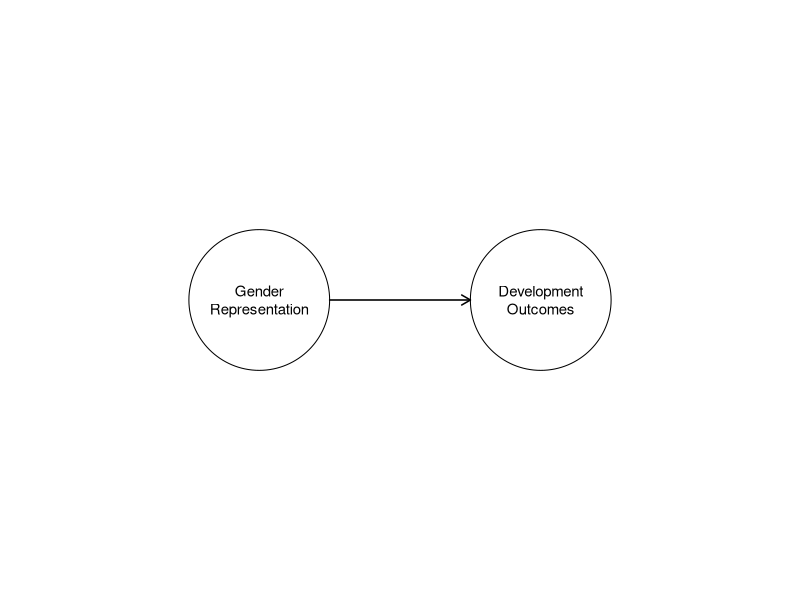
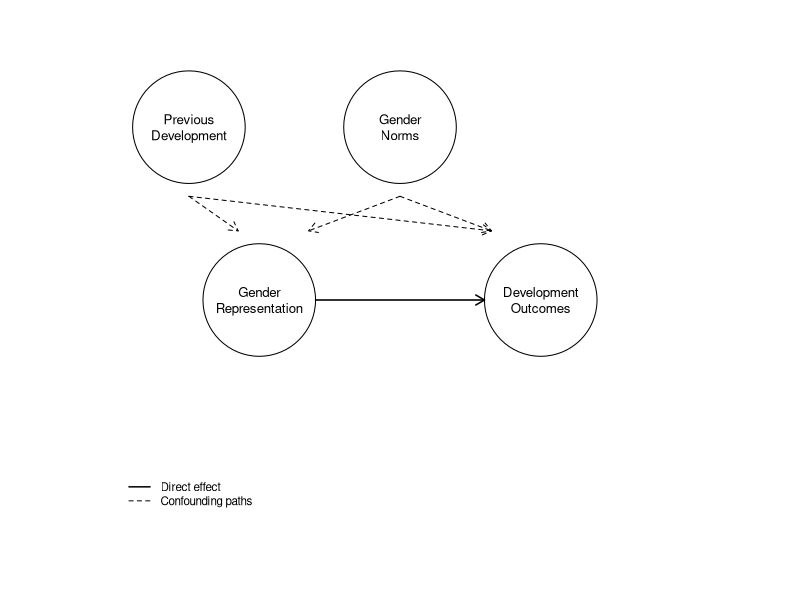
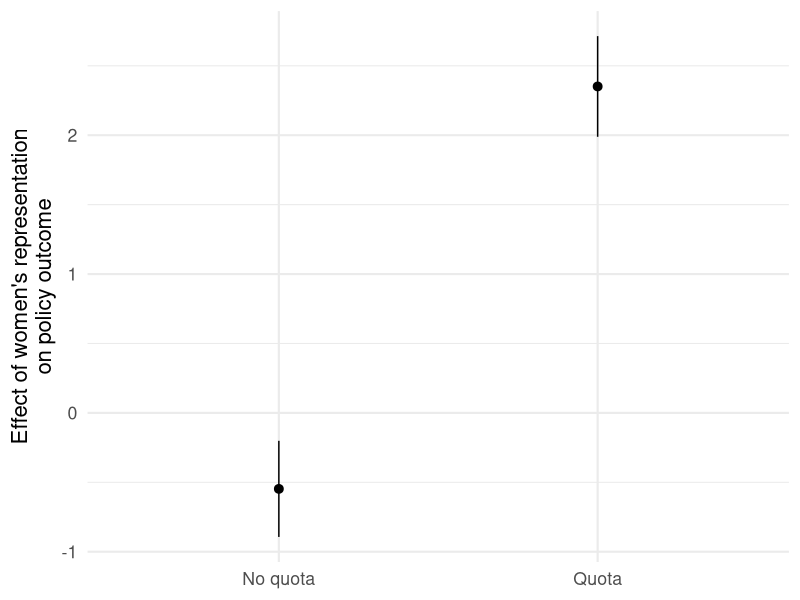
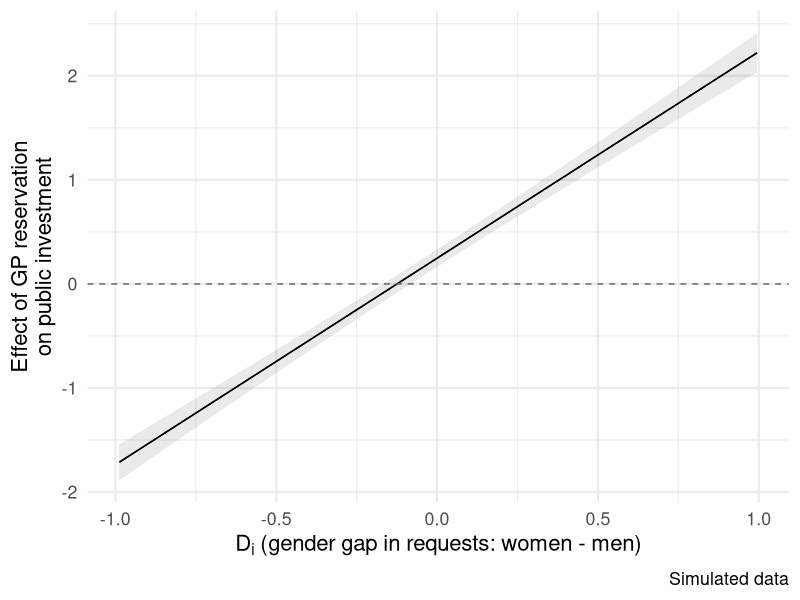

The R source for these figures, in order:
## ---- chunk 1

par(mar = c(1, 1, 1, 1), bg = NA) 
plot(0, 0, type = "n", xlim = c(0, 10), ylim = c(0, 2), 
     xaxt = "n", yaxt = "n", xlab = "", ylab = "", 
     main = "", bty = "n")

symbols(c(3, 7), c(1, 1), circles = c(1, 1), 
        inches = FALSE, add = TRUE, bg = "white")


text(3, 1, "Gender\nRepresentation", cex = 0.9)
text(7, 1, "Development\nOutcomes", cex = 0.9)

# Add arrow
arrows(4, 1, 6, 1, length = 0.1, lwd = 1.5)
## ---- chunk 2

par(mar = c(1, 1, 1, 1), bg = NA)  # Reduce margins and set transparent background
plot(0, 0, type = "n", xlim = c(0, 10), ylim = c(0, 6), 
     xaxt = "n", yaxt = "n", xlab = "", ylab = "", 
     main = "", bty = "n")  # bty="n" removes the box

# Define node positions
x_pos <- c(3, 7, 2, 5)
y_pos <- c(3, 3, 5, 5)
labels <- c("Gender\nRepresentation", "Development\nOutcomes", 
           "Previous\nDevelopment", "Gender\nNorms")

# Add nodes as circles
symbols(x_pos, y_pos, circles = rep(0.8, 4), 
        inches = FALSE, add = TRUE, bg = "white")

# Add text to nodes
text(x_pos, y_pos, labels, cex = 0.8)

# Add arrows
# Direct effect
arrows(3.8, 3, 6.2, 3, length = 0.1, lwd = 1.5)

# Confounding paths
arrows(2, 4.2, 2.7, 3.8, length = 0.1, lwd = 1, lty = 2)  # Previous dev -> Gender rep
arrows(2, 4.2, 6.3, 3.8, length = 0.1, lwd = 1, lty = 2)  # Previous dev -> Dev outcomes

arrows(5, 4.2, 3.7, 3.8, length = 0.1, lwd = 1, lty = 2)  # Gender norms -> Gender rep
arrows(5, 4.2, 6.3, 3.8, length = 0.1, lwd = 1, lty = 2)  # Gender norms -> Dev outcomes

# Add legend
legend(1, 1, 
       legend = c("Direct effect", "Confounding paths"), 
       lty = c(1, 2), 
       lwd = c(1.5, 1), 
       cex = 0.7,
       bty = "n")
## ---- chunk 3
require(tidyverse)
# Create a table showing binary interaction
binary_example <- data.frame(
  X = c(0, 1, 0, 1),
  Z = c(0, 0, 1, 1),
 `X*Z` = c(0, 0, 0, 1)
)
knitr::kable(binary_example, caption = "")
## ---- chunk 4
library(tidyverse)
library(marginaleffects)
set.seed(12)

# Binary moderator: effect of women's representation depends on quota
interaction_data <- tibble(
  women_rep = runif(200, 0, 1),
  quota     = sample(0:1, 200, replace = TRUE)
) %>%
  mutate(policy_outcome = 1 + (-.5)*women_rep + 1.5*quota + 3*(women_rep*quota) + rnorm(n(), 0, 0.5))

model_binary <- lm(policy_outcome ~ women_rep * quota, data = interaction_data)

# Continuous moderator: effect of reservation depends on preference gap (D_i)
cont_data <- tibble(
  reservation = sample(0:1, 200, replace = TRUE),
  pref_gap    = runif(200, -1, 1)   # D_i: women minus men requests
) %>%
  mutate(investment = 0.5 + 0.2*reservation + 0.1*pref_gap +
           2*(reservation*pref_gap) + rnorm(n(), 0, 0.3))

model_cont <- lm(investment ~ reservation * pref_gap, data = cont_data)
## ---- chunk 5
#| echo: true
#| warning: false

# Effect of women's representation on policy outcome, by quota status
slopes(model_binary,
       variables = "women_rep",
       by = "quota")
## ---- chunk 6
#| echo: false
#| warning: false
#| fig-align: center
#| fig-height: 4.5

plot_slopes(model_binary,
            variables = "women_rep",
            condition = "quota") +
  scale_x_discrete(labels = c("0" = "No quota", "1" = "Quota")) +
  labs(x = NULL,
       y = "Effect of women's representation\non policy outcome") +
  theme_minimal(base_size = 16)
## ---- chunk 7
#| echo: true
#| code-fold: true
#| code-summary: "Show code"
#| warning: false
#| fig-align: center
#| fig-height: 4.5

plot_slopes(model_cont,
            variables = "reservation",
            condition = "pref_gap") +
  geom_hline(yintercept = 0, linetype = "dashed", color = "grey40") +
  labs(x = expression(D[i] ~ "(gender gap in requests: women - men)"),
       y = "Effect of GP reservation\non public investment",
       caption = "Simulated data") +
  theme_minimal(base_size = 16)
